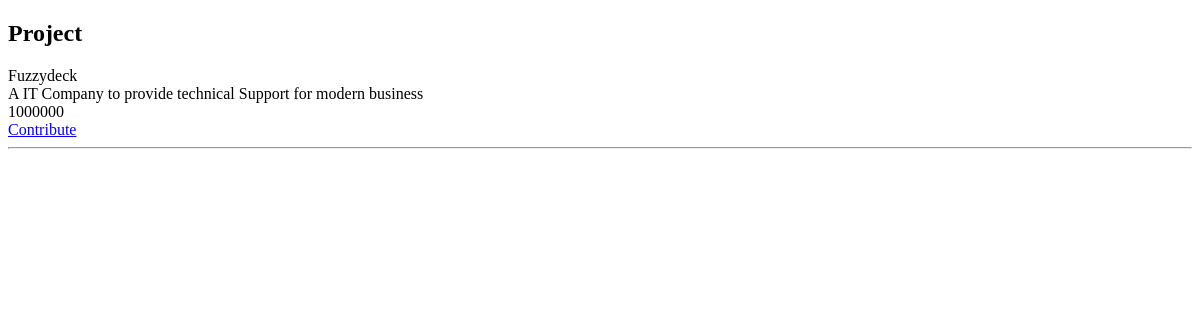
The page /project/1/ on the database as committed earlier.
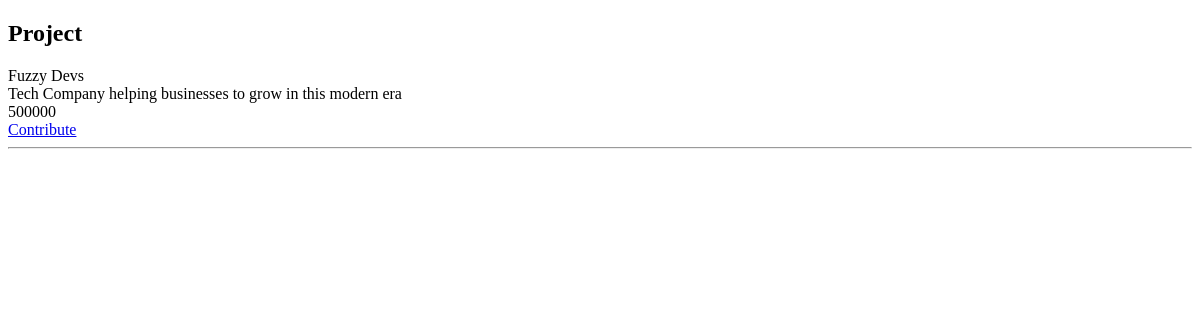
The same page on the database as committed later.
### user_dashboard/models.py (models this page shows, shortened)
class Project(models.Model):
    title = models.CharField(max_length=50, blank=False)
    description = models.TextField(max_length=200, blank=False)
    target = models.IntegerField(blank=False)
    goals = models.TextField(max_length=200, blank=False)
    owner = models.OneToOneField(to=CustomUser, on_delete=models.DO_NOTHING)
    objects = models.Manager()

### user_dashboard/views.py (the view)
# urls.py: path('project/<int:project_id>/', views.project_details, name="project details"),
def project_details(request, project_id):
    project = Project.objects.get(pk=project_id)
    return render(request, 'user_dashboard/project_details.html', {'project': project})

### templates/user_dashboard/project_details.html (shortened to what this page needs)
{%extends 'base.html'%}
{%block content%}
<div>
    <h2>Project</h2>
    <div>{{project.title}}</div>
    <div>{{project.description}}</div>
    <div>{{project.target}}</div>
    <a href="{%url 'contribute to' project.id %}">Contribute</a>
    <hr>
</div>
{%endblock%}

Rows that differ between the two databases and show on the page:
changed Project: title "Fuzzydeck" → "Fuzzy Devs"; description "A IT Company to provide technical Support for modern business" → "Tech Company helping businesses to grow in this modern era"; target "1000000" → "500000"
